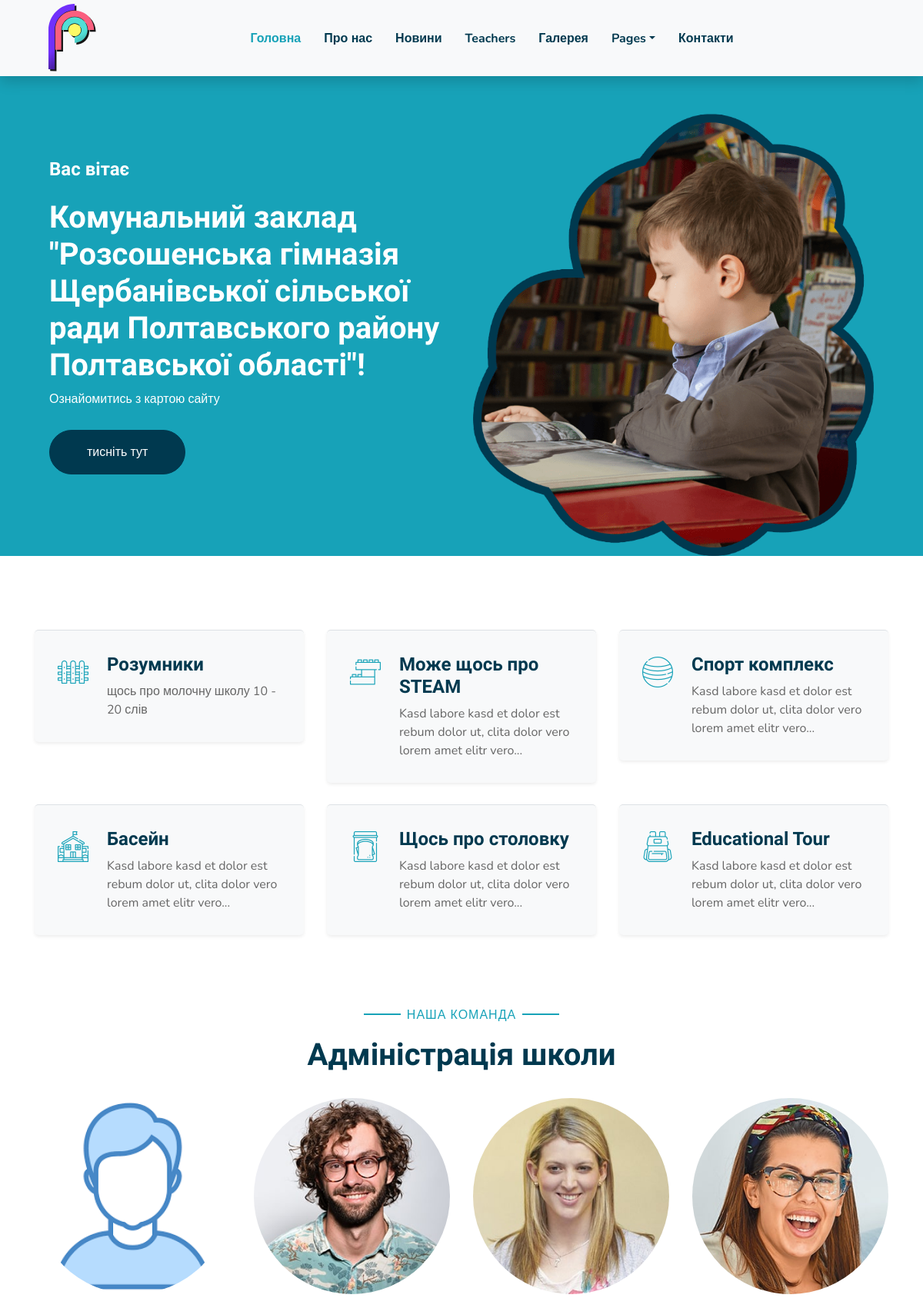
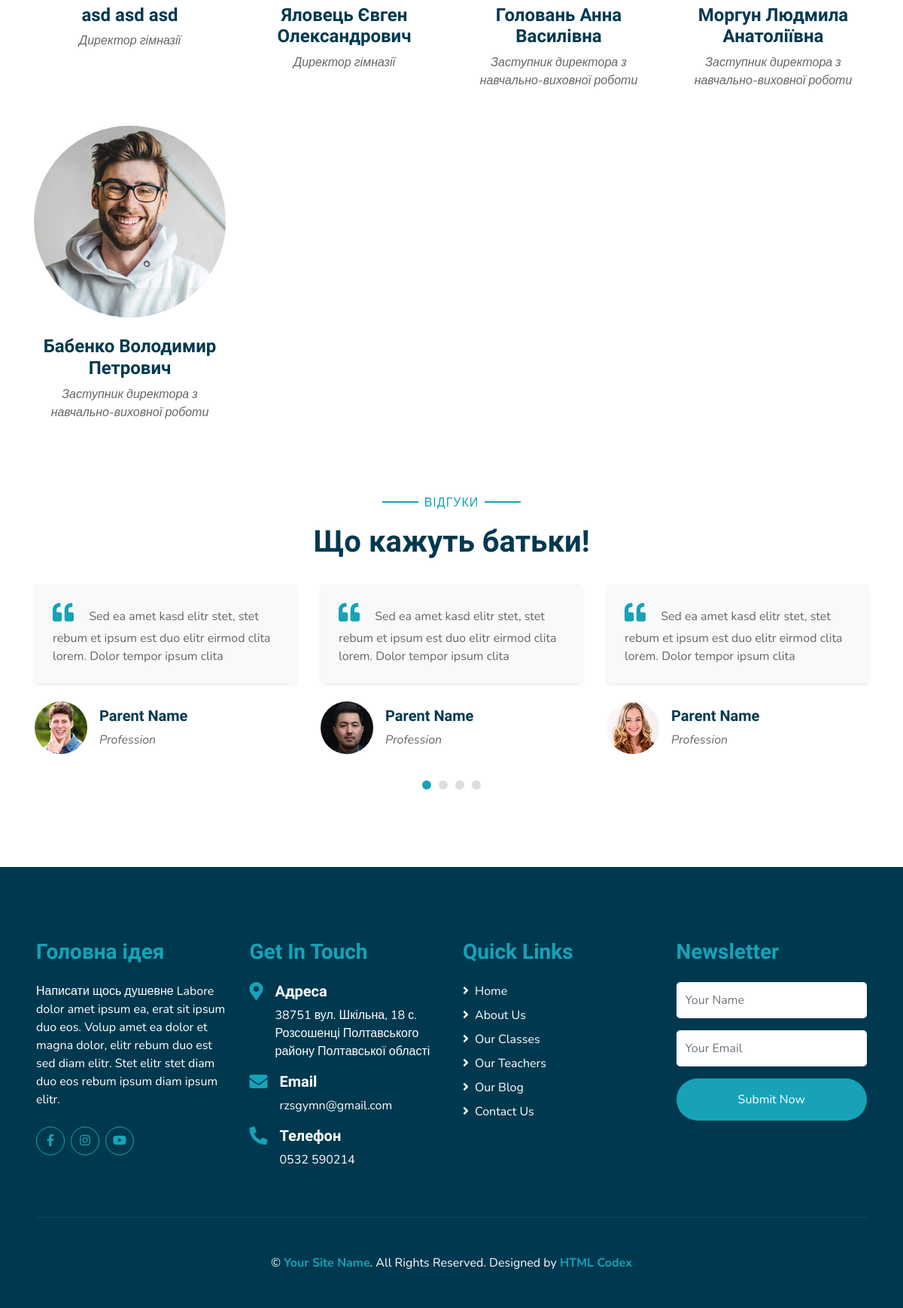
The page / on the database its author committed (2 pictures, top to bottom).
### core/models.py (models this page shows, shortened)
class Facility(models.Model):
    class Meta:
        verbose_name_plural = "Зручності"
    __ICON = (
        ("flaticon-001-swing", "001-swing"),
        ("flaticon-002-bricks", "002-bricks"),
        ("flaticon-003-feeding-bottle", "003-feeding-bottle"),
        ("flaticon-004-balloons", "004-balloons"),
        ("flaticon-005-marker", "005-marker"),
        ("flaticon-006-spinning-top", "006-spinning-top"),
        ("flaticon-007-sandbox", "007-sandbox"),
        ("flaticon-008-tambourine", "008-tambourine"),
        ("flaticon-009-bib", "009-bib"),
        ("flaticon-010-slide", "010-slide"),
        ("flaticon-011-mat", "011-mat"),
        ("flaticon-012-kite", "012-kite"),
        ("flaticon-013-brush", "013-brush"),
        ("flaticon-014-blackboard", "014-blackboard"),
        ("flaticon-015-potty", "015-potty"),
        ("flaticon-016-apple", "016-apple"),
        ("flaticon-017-toy-car", "017-toy-car"),
        ("flaticon-018-ball", "018-ball"),
        ("flaticon-019-pencil", "019-pencil"),
        ("flaticon-020-rattle", "020-rattle"),
        ("flaticon-021-juice-box", "021-juice-box"),
        ("flaticon-022-drum", "022-drum"),
        ("flaticon-023-girl", "023-girl"),
        ("flaticon-024-shape-toy", "024-shape-toy"),
        ("flaticon-025-sandwich", "025-sandwich"),
        ("flaticon-026-paper-boat", "026-paper-boat"),
        ("flaticon-027-xylophone", "027-xylophone"),
        ("flaticon-028-kindergarten", "028-kindergarten"),
        ("flaticon-029-clock", "029-clock"),
        ("flaticon-030-crayons", "030-crayons"),
        ("flaticon-031-bell", "031-bell"),
        ("flaticon-032-book", "032-book"),
        ("flaticon-033-blocks", "033-blocks"),
        ("flaticon-034-popsicle", "034-popsicle"),
        ("flaticon-035-table", "035-table"),
        ("flaticon-036-boy", "036-boy"),
        ("flaticon-037-toys", "037-toys"),
        ("flaticon-038-locker", "038-locker"),
        ("flaticon-039-seesaw", "039-seesaw"),
        ("flaticon-040-puzzle", "040-puzzle"),
        ("flaticon-041-abacus", "041-abacus"),
        ("flaticon-042-synthesizer", "042-synthesizer"),
        ("flaticon-043-teddy-bear", "043-teddy-bear"),
        ("flaticon-044-scissors", "044-scissors"),
        ("flaticon-045-cookies", "045-cookies"),
        ("flaticon-046-bucket", "046-bucket"),
        ("flaticon-047-backpack", "047-backpack"),
        ("flaticon-048-paper-plane", "048-paper-plane"),
        ("flaticon-049-cutlery", "049-cutlery"),
        ("flaticon-050-fence", "050-fence"),
    )
    title = models.CharField(max_length=32, verbose_name='заголовок')
    class_name_icon = models.CharField(
        max_length=64,
        verbose_name="ім'я класу іконки",
        help_text="ім'я класу вписуйте без крапки",
        choices=__ICON,
    )
    description = models.CharField(max_length=256, verbose_name='опис')

class Testimonial(models.Model):
    class Meta:
        verbose_name_plural = 'Відгуки'
    __SIZE_PHOTO = 50
    name = models.CharField(max_length=32, verbose_name="ім'я")
    profession = models.CharField(max_length=32, verbose_name="професія", null=True, blank=True)
    photo = models.ImageField(upload_to='testimonials', verbose_name='фото',
                              help_text='фото має бути розміром 100x100 px')
    text = models.CharField(max_length=256, verbose_name='відгук')

### administration/models.py (models this page shows)
class TypeOfAdministrativePosition(models.Model):
    class Meta:
        verbose_name_plural = 'Види адміністративної посади'
    type_position = models.CharField(
        max_length=64,
        verbose_name='посада',
        help_text='приклад: Директор гімназії | Заступник директора з навчально-виховної роботи...'
    )
    def __str__(self):
        return self.type_position

### core/views.py (the view)
# urls.py: path('', views.index, name="index")
def index(request):
    facilities = Facility.objects.all()
    testimonials = Testimonial.objects.all()
    administration = []
    for admin in Administration.objects.all():
        social_network = []
        for item in admin.person_admin.socialnetworkofuser_set.all():
            social_network.append({
                "link": item.link,
                "class_name": item.type_of_social_network.class_name,
            })
        administration.append({
            "name": str(admin),
            "position": str(admin.position),
            "social_network": social_network,
            "src": admin.person_admin.photo.url if admin.person_admin.photo else None,
        })
    context = {
        "facilities": facilities,
        "testimonials": testimonials,
        "administration": administration,
    }
    return render(request, 'core/index.html', context=context)

### administration/models.py (called while the page is built)
    def __str__(self):
        return self.person_admin.get_fullname()

### staff/models.py (called while the page is built)
    def get_fullname(self):
        return f'{self.lastname} {self.firstname} {self.patronymic}'

### core/templates/core/index.html (shortened to what this page needs)
{% extends 'base.html' %}
{% load static %}
{% block content %}
<header class="container-fluid bg-primary px-0 px-md-5 mb-5">
    <div class="row align-items-center px-3">
        <div class="col-lg-6 text-center text-lg-left">
            <h4 class="text-white mb-4 mt-5 mt-lg-0">Вас вітає</h4>
            <h1 class="text-white">Комунальний заклад "Розсошенська гімназія Щербанівської сільської ради Полтавського
                району
                Полтавської області"!</h1>
            <p class="text-white mb-4">Ознайомитись з картою сайту</p>
            <a href="" class="btn btn-secondary mt-1 py-3 px-5">тисніть тут</a>
        </div>
        <div class="col-lg-6 text-center text-lg-right">
            <img class="img-fluid mt-5" src="{% static 'img/header.png' %}" alt="">
        </div>
    </div>
</header>
<div class="container-fluid pt-5">
    <div class="container pb-3">
        <div class="row">
            {% for facility in facilities %}
            <div class="col-lg-4 col-md-6 pb-1">
                <div class="d-flex bg-light shadow-sm border-top rounded mb-4" style="padding: 30px;">
                    <i class="{{ facility.class_name_icon }} h1 font-weight-normal text-primary mb-3"></i>
                    <div class="pl-4">
                        <h4>{{ facility.title }}</h4>
                        <p class="m-0">{{ facility.description }}</p>
                    </div>
                </div>
            </div>
            {% endfor %}
        </div>
    </div>
</div>
<div class="container-fluid pt-5">
    <div class="container">
        <div class="text-center pb-2">
            <p class="section-title px-5"><span class="px-2">Наша команда</span></p>
            <h1 class="mb-4">Адміністрація школи</h1>
        </div>
        <div class="row">
            {% for admin in administration %}
            <div class="col-md-6 col-lg-3 text-center team mb-5">
                <div class="position-relative overflow-hidden mb-4" style="border-radius: 100%;">
                    {% if admin.src %}
                    <img class="img-fluid w-100" src="{{ admin.src }}" alt="administration">
                    {% else %}
                    <img class="img-fluid w-100" src="{% static 'img/user.png' %}" alt="administration">
                    {% endif %}
                </div>
                <h4>{{ admin.name }}</h4>
                <i>{{ admin.position }}</i>
            </div>
            {% endfor %}
        </div>
    </div>
</div>
<div class="container-fluid py-5">
    <div class="container p-0">
        <div class="text-center pb-2">
            <p class="section-title px-5"><span class="px-2">Відгуки</span></p>
            <h1 class="mb-4">Що кажуть батьки!</h1>
        </div>
        <div class="owl-carousel testimonial-carousel">
            {% for testimonial in testimonials %}
            <div class="testimonial-item px-3">
                <div class="bg-light shadow-sm rounded mb-4 p-4">
                    <h3 class="fas fa-quote-left text-primary mr-3"></h3>
                    {{ testimonial.text }}
                </div>
                <div class="d-flex align-items-center">
                    <img class="rounded-circle" src="{{ testimonial.photo.url }}" style="width: 70px; height: 70px;"
                         alt="Image">
                    <div class="pl-3">
                        <h5>{{ testimonial.name }}</h5>
                        <i>{{ testimonial.profession }}</i>
                    </div>
                </div>
            </div>
            {% endfor %}
        </div>
    </div>
</div>
{% endblock %}

### templates/base.html (shortened to what this page needs)
{% load static %}
<!DOCTYPE html>
<html lang="uk">
<head>
    <link href="https://cdnjs.cloudflare.com/ajax/libs/font-awesome/5.10.0/css/all.min.css" rel="stylesheet">
    <link href="{% static 'lib/flaticon/font/flaticon.css' %}" rel="stylesheet">
    <link href="{% static 'lib/owlcarousel/assets/owl.carousel.min.css' %}" rel="stylesheet">
    <link href="{% static 'lib/lightbox/css/lightbox.min.css' %}" rel="stylesheet">
    <link href="{% static 'css/style.css' %}" rel="stylesheet">
</head>
<body>
    <div class="container-fluid bg-light position-relative shadow">
        <nav class="navbar navbar-expand-lg bg-light navbar-light py-3 py-lg-0 px-0 px-lg-5">
            <a href="" class="navbar-brand font-weight-bold text-secondary" style="font-size: 50px;">
                <img src="{% static 'img/logo.svg' %}" alt="logo">
            </a>
            <div class="collapse navbar-collapse justify-content-between" id="navbarCollapse">
                <div class="navbar-nav font-weight-bold mx-auto py-0">
                    <a href="index.html" class="nav-item nav-link active">Головна</a>
                    <a href="about.html" class="nav-item nav-link">Про нас</a>
                    <a href="class.html" class="nav-item nav-link">Новини</a>
                    <a href="team.html" class="nav-item nav-link">Teachers</a>
                    <a href="gallery.html" class="nav-item nav-link">Галерея</a>
                    <div class="nav-item dropdown">
                        <a href="#" class="nav-link dropdown-toggle" data-toggle="dropdown">Pages</a>
                    </div>
                    <a href="contact.html" class="nav-item nav-link">Контакти</a>
                </div>
            </div>
        </nav>
    </div>
{% block content %}
{% endblock %}
    <footer class="container-fluid bg-secondary text-white mt-5 py-5 px-sm-3 px-md-5">
        <div class="row pt-5">
            <div class="col-lg-3 col-md-6 mb-5">
                <h3 class="text-primary mb-4">Головна ідея</h3>
                <p>Написати щось душевне Labore dolor amet ipsum ea, erat sit ipsum duo eos. Volup amet ea dolor et magna dolor, elitr rebum duo est sed diam elitr. Stet elitr stet diam duo eos rebum ipsum diam ipsum elitr.</p>
                <div class="d-flex justify-content-start mt-4">
                    <a class="btn btn-outline-primary rounded-circle text-center mr-2 px-0"
                        style="width: 38px; height: 38px;" href="#"><i class="fab fa-facebook-f"></i></a>
                    <a class="btn btn-outline-primary rounded-circle text-center mr-2 px-0"
                        style="width: 38px; height: 38px;" href="#"><i class="fab fa-instagram"></i></a>
                    <a class="btn btn-outline-primary rounded-circle text-center mr-2 px-0"
                        style="width: 38px; height: 38px;" href="#"><i class="fab fa-youtube"></i></a>
                </div>
            </div>
            <div class="col-lg-3 col-md-6 mb-5">
                <h3 class="text-primary mb-4">Get In Touch</h3>
                <div class="d-flex">
                    <h4 class="fa fa-map-marker-alt text-primary"></h4>
                    <div class="pl-3">
                        <h5 class="text-white">Адреса</h5>
                        <p>38751 вул. Шкільна, 18
                            с. Розсошенці
                            Полтавського району
                            Полтавської області</p>
                    </div>
                </div>
                <div class="d-flex">
                    <h4 class="fa fa-envelope text-primary"></h4>
                    <div class="pl-3">
                        <h5 class="text-white">Email</h5>
                        <p>rzsgymn@gmail.com</p>
                    </div>
                </div>
                <div class="d-flex">
                    <h4 class="fa fa-phone-alt text-primary"></h4>
                    <div class="pl-3">
                        <h5 class="text-white">Телефон</h5>
                        <p>0532 590214</p>
                    </div>
                </div>
            </div>
            <div class="col-lg-3 col-md-6 mb-5">
                <h3 class="text-primary mb-4">Quick Links</h3>
                <div class="d-flex flex-column justify-content-start">
                    <a class="text-white mb-2" href="#"><i class="fa fa-angle-right mr-2"></i>Home</a>
                    <a class="text-white mb-2" href="#"><i class="fa fa-angle-right mr-2"></i>About Us</a>
                    <a class="text-white mb-2" href="#"><i class="fa fa-angle-right mr-2"></i>Our Classes</a>
                    <a class="text-white mb-2" href="#"><i class="fa fa-angle-right mr-2"></i>Our Teachers</a>
                    <a class="text-white mb-2" href="#"><i class="fa fa-angle-right mr-2"></i>Our Blog</a>
                    <a class="text-white" href="#"><i class="fa fa-angle-right mr-2"></i>Contact Us</a>
                </div>
            </div>
            <div class="col-lg-3 col-md-6 mb-5">
                <h3 class="text-primary mb-4">Newsletter</h3>
                <form action="">
                    <div class="form-group">
                        <input type="text" class="form-control border-0 py-4" placeholder="Your Name" required="required" />
                    </div>
                    <div class="form-group">
                        <input type="email" class="form-control border-0 py-4" placeholder="Your Email"
                            required="required" />
                    </div>
                    <div>
                        <button class="btn btn-primary btn-block border-0 py-3" type="submit">Submit Now</button>
                    </div>
                </form>
            </div>
        </div>
        <div class="container-fluid pt-5" style="border-top: 1px solid rgba(23, 162, 184, .2);;">
            <p class="m-0 text-center text-white">
                &copy; <a class="text-primary font-weight-bold" href="#">Your Site Name</a>. All Rights Reserved. Designed
                by
                <a class="text-primary font-weight-bold" href="https://htmlcodex.com">HTML Codex</a>
            </p>
        </div>
    </footer>
</body>
</html>

### rows shown on the page
Facility: title "Розумники", description "щось про молочну школу 10 - 20 слів"
Facility: title "Може щось про STEAM", description "Kasd labore kasd et dolor est rebum dolor ut, clita dolor vero lorem amet elitr vero..."
Facility: title "Спорт комплекс", description "Kasd labore kasd et dolor est rebum dolor ut, clita dolor vero lorem amet elitr vero..."
Facility: title "Басейн", description "Kasd labore kasd et dolor est rebum dolor ut, clita dolor vero lorem amet elitr vero..."
Facility: title "Щось про столовку", description "Kasd labore kasd et dolor est rebum dolor ut, clita dolor vero lorem amet elitr vero..."
Facility: title "Educational Tour", description "Kasd labore kasd et dolor est rebum dolor ut, clita dolor vero lorem amet elitr vero..."
TypeOfAdministrativePosition: position "Директор гімназії" "Директор гімназії"
TypeOfAdministrativePosition: position "Заступник директора з навчально-виховної роботи" "Заступник директора з навчально-виховної роботи" "Заступник директора з навчально-виховної роботи"
Testimonial: text "Sed ea amet kasd elitr stet, stet rebum et ipsum est duo elitr eirmod clita lorem. Dolor tempor ipsum clita", photo (picture), name "Parent Name", profession "Profession"
Testimonial: text "Sed ea amet kasd elitr stet, stet rebum et ipsum est duo elitr eirmod clita lorem. Dolor tempor ipsum clita", photo (picture), name "Parent Name", profession "Profession"
Testimonial: text "Sed ea amet kasd elitr stet, stet rebum et ipsum est duo elitr eirmod clita lorem. Dolor tempor ipsum clita", photo (picture), name "Parent Name", profession "Profession"

### other values the page prints
{{ admin.name }} "asd asd asd" "Яловець Євген Олександрович" "Головань Анна Василівна" "Моргун Людмила Анатоліївна" "Бабенко Володимир Петрович"
